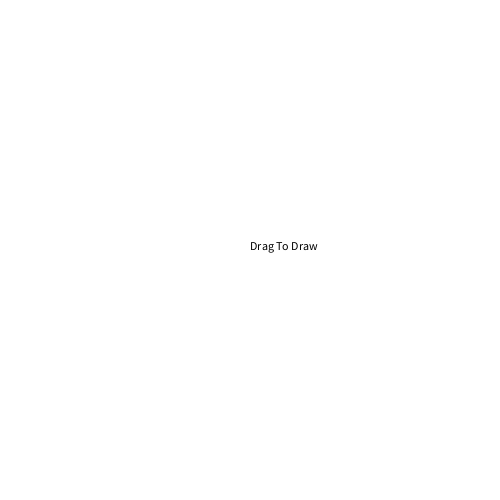
Frame 1 (no input)
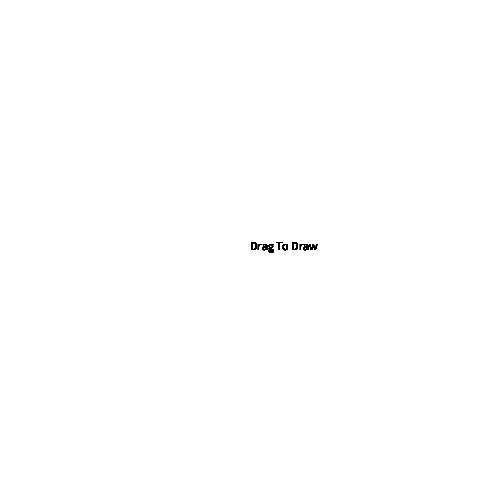
Frame 60 (the mouse pressed at the canvas centre just before this capture)
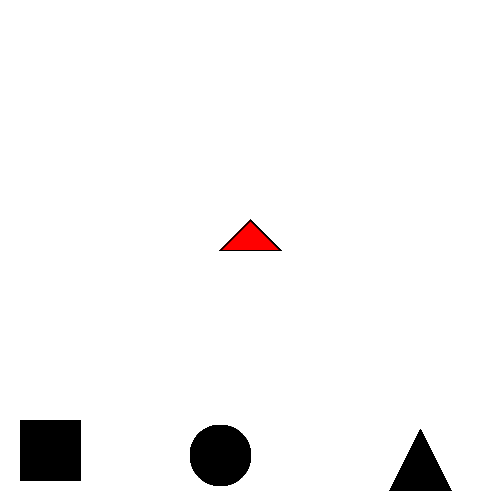
Frame 120 (the mouse held since frame 60 and released just before this capture)

The Processing sketch that drew these frames (run headless with seeded random() and noise(); from frame 60 on, the mouse is pressed at the canvas centre):

// Processing sketch: processing_62373
// ── processing_62373.pde

char shapeToDraw;
int gState;



void setup() {
  size(500, 500);
  smooth();
  background(255);
  colorMode(HSB);
  shapeToDraw = 'c';
  shapeToDraw = 'r';
  shapeToDraw = 't';
  rectMode(CENTER);
  gState=0;
}

void draw() {
  if(gState==0){
    fill(0);
   text("Drag To Draw", width/2, height/2); 
   if(mousePressed) {
     gState=1;
     background(255);
   }
    
  }
  if(gState==1){

    float myColor = dist(mouseX, mouseY, pmouseX, pmouseY);
    myColor*=10;

    fill(myColor, 255, 255, 70);
    stroke(0);
    if (shapeToDraw == 'c') {
      ellipse(mouseX, mouseY, 50, 50);
    }
    if (shapeToDraw=='r') {
      rect(mouseX, mouseY, 50, 50);
    }
    if (shapeToDraw =='t') { 
      triangle(mouseX, mouseY-30, mouseX+30, mouseY, mouseX-30, mouseY);
    }

    //draw shapes on bottom
    if (dist (mouseX, mouseY, 50, 450)<30) fill(175, 172, 172); 
    else fill (0);
    rect(50, 450, 60, 60);
    if (dist (mouseX, mouseY, 220, 450)<30) fill(175, 172, 172); 
    else fill (0);
    ellipse(220, 455, 60, 60);
    if (dist (mouseX, mouseY, 390, 490)<30) fill(175, 172, 172); 
    else fill (0);
    triangle(390, 490, 450, 490, 420, 430);
    //IF IT IS GREATER THAN 450 DON'T LET THE SHAPES DRAW
  }
}
void mousePressed() {
  checkShapebutton(mouseX, mouseY);
}

void checkShapebutton(float x, float y) {
  float distancerect = dist(x, y, 50, 450);
  if (distancerect <30) {
    shapeToDraw = 'r';
  }
  float distancecirc = dist(x, y, 200, 450);
  if (distancecirc <30) {
    shapeToDraw = 'c';
  }

  float distancetriangle = dist(x, y, 390, 490);
  if (distancetriangle <30) {
    shapeToDraw='t';
  }
}
